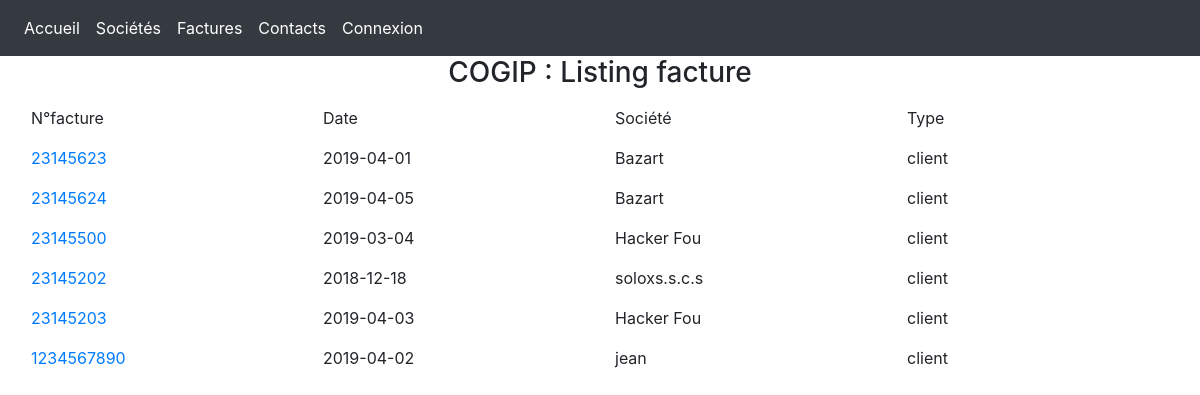
The app's page /facture.php with its own data.
### tables this page shows
CREATE TABLE `remi_facture` (
  `id` int(11) NOT NULL,
  `n_facture` int(10) NOT NULL,
  `date_facture` date NOT NULL,
  `date_prestation` date NOT NULL,
  `name_societe` varchar(20) NOT NULL,
  `name_contact` varchar(20) NOT NULL
);

CREATE TABLE `remi_societe` (
  `id` int(11) NOT NULL,
  `name_societe` varchar(20) NOT NULL,
  `n_pays` varchar(20) NOT NULL,
  `n_tel` int(15) NOT NULL,
  `n_tva` varchar(15) NOT NULL,
  `type_societe` varchar(11) NOT NULL
);

### facture.php (the view)
<?php require 'header.php';
try
{
$bdd = new PDO('mysql:host=webtech.one.mysql;dbname=webtech_one_becode;charset=utf8', '*','*');
}
catch(Exception $bdd)
{
  die('Erreur : '.$bdd->getMessage());
}
$resultat = $bdd->query('SELECT * FROM `remi_facture` INNER JOIN remi_societe ON remi_facture.name_societe = remi_societe.name_societe ');?>
<h3 class="text-center">COGIP : Listing facture</h3>
<div class="row m-3">
  <div class="col-3">N°facture</div>
  <div class="col-3">Date</div>
  <div class="col-3">Société</div>
  <div class="col-3">Type</div>
</div>
<?php
while ($donnees = $resultat->fetch())
{
?>
<div class="row m-3">
  <div class="col-3">
  <a href="detailfacture.php?n_facture=<?= $donnees['n_facture'];?>"><?= $donnees['n_facture'];?></a>
</div>
  <div class="col-3"><?= $donnees["date_facture"];?></div>
  <div class="col-3"><?= $donnees["name_societe"];?></div>
  <div class="col-3"><?= $donnees["type_societe"];?></div>
</div>
<?php
}
require 'footer.php';?>

### header.php (shortened to what this page needs)
<!doctype html>
<html lang="en">
  <head>
    <link rel="stylesheet" href="https://stackpath.bootstrapcdn.com/bootstrap/4.3.1/css/bootstrap.min.css">
    <link href="/docs/4.3/dist/css/bootstrap.min.css" rel="stylesheet">
  </head>
  <body>
    <nav class="navbar navbar-expand-md navbar-dark bg-dark">
      <div class="collapse navbar-collapse" id="navbarsExampleDefault">
        <ul class="navbar-nav mr-auto">
          <li class="nav-item active">
            <a class="nav-link" href="#">Accueil <span class="sr-only">(current)</span></a>
          </li>
          <li class="nav-item active">
            <a class="nav-link" href="#">Sociétés <span class="sr-only">(current)</span></a>
          </li>
          <li class="nav-item active">
            <a class="nav-link" href="#">Factures</a>
          </li>
          <li class="nav-item active">
            <a class="nav-link" href="#">Contacts</a>
          </li>
          <li class="nav-item active">
            <a class="nav-link" href="#">Connexion</a>
          </li>
        </ul>
      </div>
    </nav>

### footer.php (shortened to what this page needs)
</body>
</html>

### records on screen
remi_facture: n_facture "23145623", date_facture "2019-04-01", remi_societe.name_societe "Bazart", remi_societe.type_societe "client"
remi_facture: n_facture "23145624", date_facture "2019-04-05", remi_societe.name_societe "Bazart", remi_societe.type_societe "client"
remi_facture: n_facture "23145500", date_facture "2019-03-04", remi_societe.name_societe "Hacker Fou", remi_societe.type_societe "client"
remi_facture: n_facture "23145202", date_facture "2018-12-18", remi_societe.name_societe "soloxs.s.c.s", remi_societe.type_societe "client"
remi_facture: n_facture "23145203", date_facture "2019-04-03", remi_societe.name_societe "Hacker Fou", remi_societe.type_societe "client"
remi_facture: n_facture "1234567890", date_facture "2019-04-02", remi_societe.name_societe "jean", remi_societe.type_societe "client"
